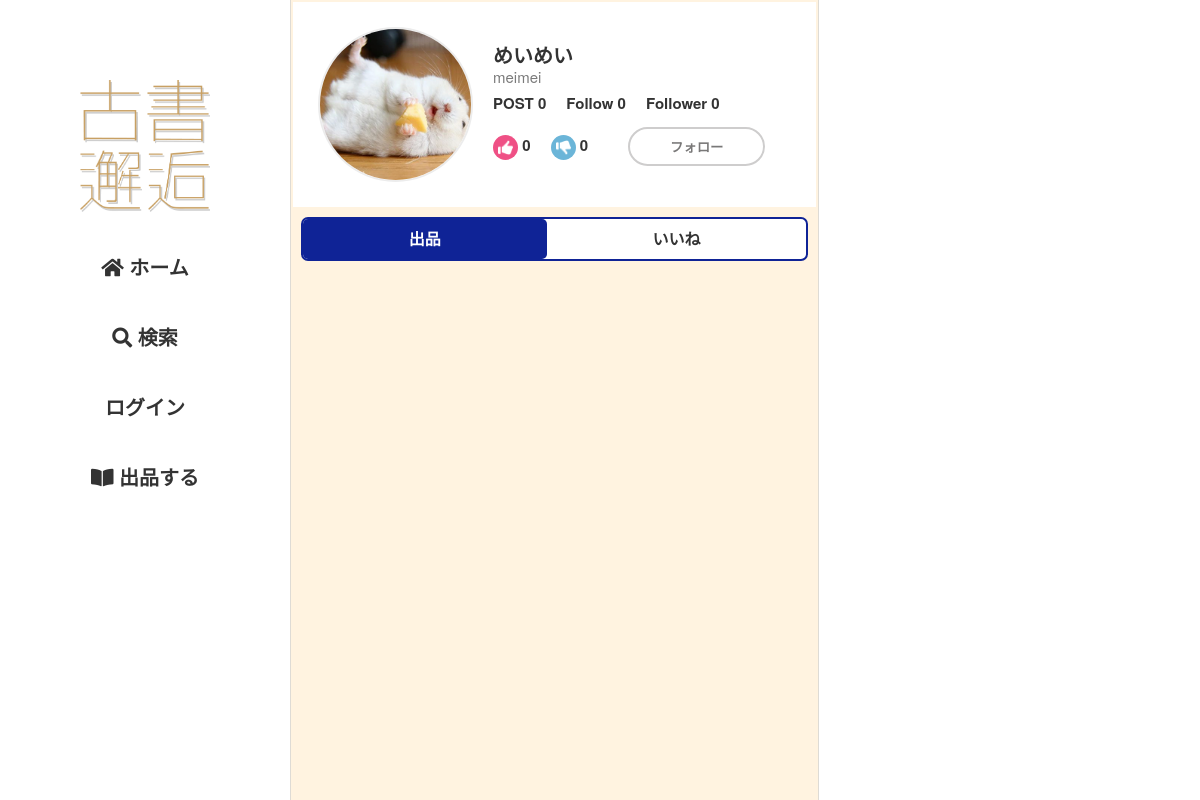
The app's page /user/userdata/meimei, older data.
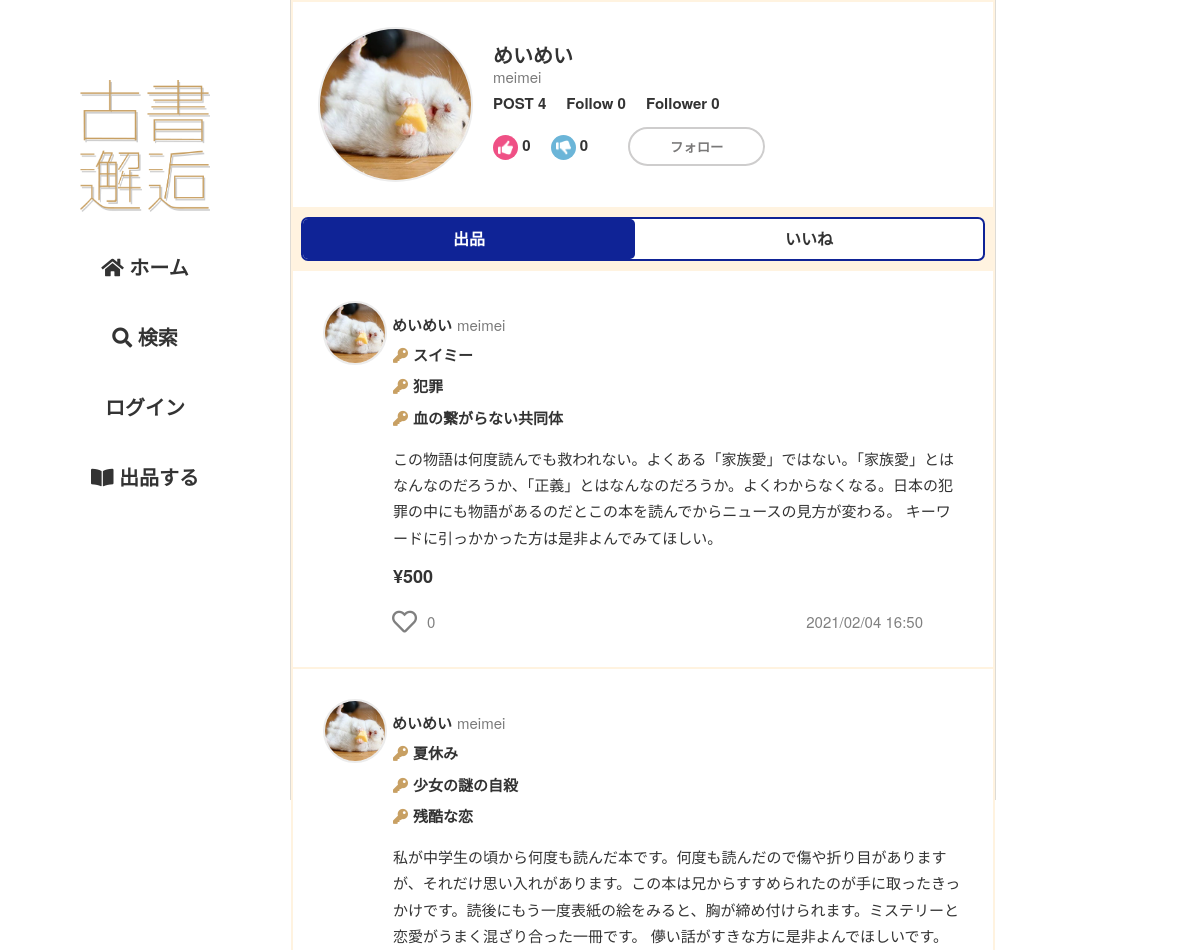
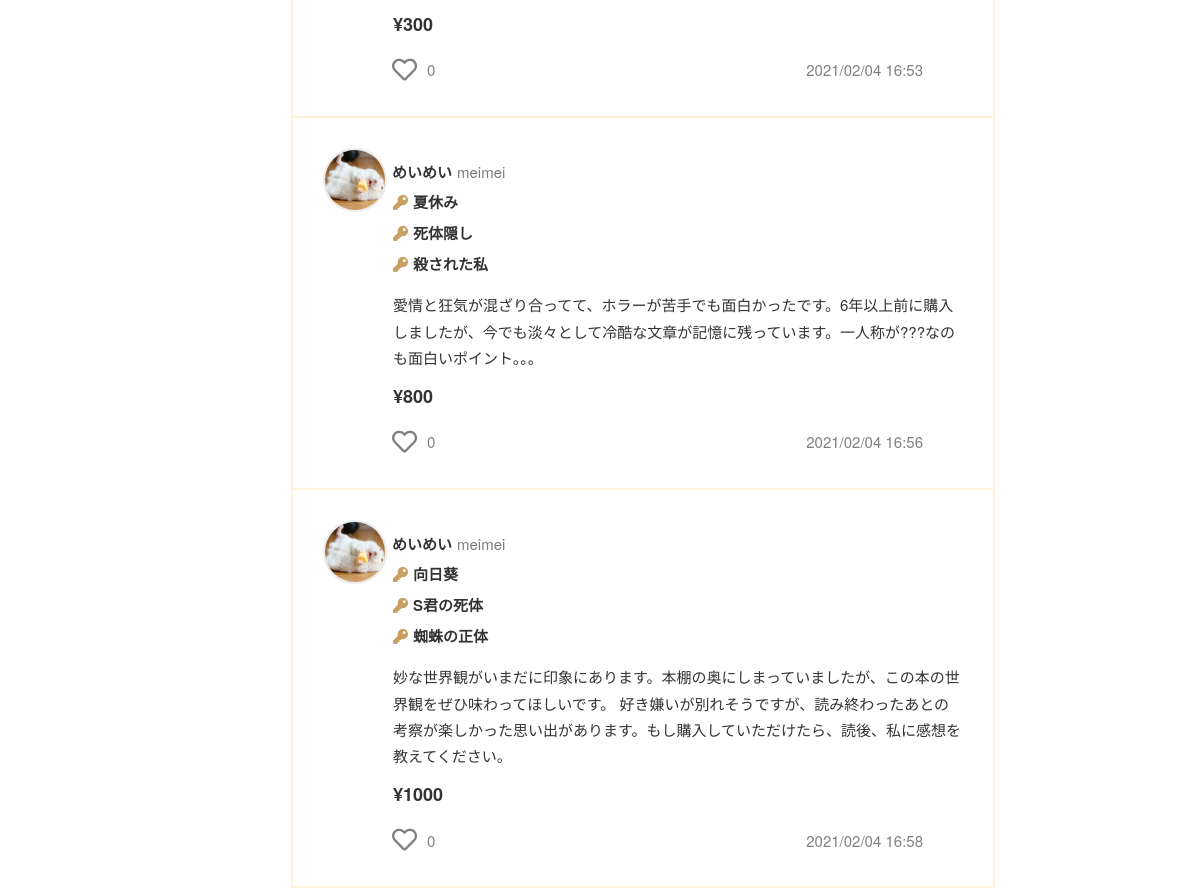
The same page, newer data (2 pictures, top to bottom).
### flmapp/models/trade.py (models this page shows, shortened)
class Sell(db.Model):
    __tablename__ = 'Sell'
    __table_args__ = (CheckConstraint('update_at >= create_at'),)
    Sell_id = db.Column(db.Integer, primary_key=True)
    User_id = db.Column(db.Integer, db.ForeignKey('User.User_id'), nullable=False)
    sell_title = db.Column(db.String(255), nullable=False)
    key1 = db.Column(db.String(255), nullable=False)
    key2 = db.Column(db.String(255), nullable=False)
    key3 = db.Column(db.String(255), nullable=False)
    sell_comment = db.Column(db.Text, nullable=False)
    price = db.Column(db.Integer, nullable=False)
    item_picture_path = db.Column(db.Text, default='default.png', nullable=False)
    genre = db.Column(EnumType(enum_class=Genre), nullable=False)
    item_state = db.Column(EnumType(enum_class=Item_state), nullable=False)
    postage = db.Column(EnumType(enum_class=Postage), nullable=False)
    send_way = db.Column(EnumType(enum_class=Send_way), nullable=False)
    consignor = db.Column(db.String(64), nullable=False)
    schedule = db.Column(EnumType(enum_class=Schedule), nullable=False)
    remarks = db.Column(db.Text)
    deal_status = db.Column(EnumType(enum_class=Deal_status),default=Deal_status(1), nullable=False)
    sell_flg = db.Column(db.Boolean,default=True, nullable=False)
    is_active = db.Column(db.Boolean,default=True, nullable=False)
    has_sent = db.Column(db.Boolean,default=False, nullable=False)
    has_got = db.Column(db.Boolean,default=False, nullable=False)
    create_at = db.Column(db.DateTime,default=datetime.now, nullable=False)
    update_at = db.Column(db.DateTime,default=datetime.now, nullable=False)
    user = db.relationship('User', backref='sell', lazy='joined', uselist=False)
    @classmethod
    def select_sell_by_user_id(cls, User_id):
        return cls.query.filter(cls.User_id==User_id).all()

### flmapp/models/user.py (models this page shows, shortened)
class User(UserMixin, db.Model):
    __tablename__ = 'User'
    __table_args__ = (CheckConstraint('update_at >= create_at'),)
    User_id = db.Column(db.Integer, primary_key=True)
    user_code = db.Column(db.String(64), unique=True, index=True, nullable=False)
    username = db.Column(db.String(64), index=True, nullable=False)
    email = db.Column(db.String(64), unique=True, index=True, nullable=False)
    password_hash = db.Column(db.String(128), nullable=False)
    picture_path = db.Column(db.Text, default='default.jpeg', nullable=False)
    prof_comment = db.Column(db.Text)
    default_ShippingAddress_id = db.Column(db.Integer, db.ForeignKey('ShippingAddress.ShippingAddress_id'))
    default_pay_way = db.Column(db.Integer, default=1, nullable=False)
    default_Credit_id = db.Column(db.Integer, db.ForeignKey('Credit.Credit_id'))
    is_active = db.Column(db.Boolean, default=True, nullable=True)
    create_at = db.Column(db.DateTime, default=datetime.now, nullable=False)
    update_at = db.Column(db.DateTime, default=datetime.now, nullable=False)
    @property
    def password(self):
        raise AttributeError('パスワードは読み取り可能な属性ではありません。')
    @classmethod
    def select_user_by_user_code(cls, user_code):
        return cls.query.filter_by(user_code=user_code).first()

### flmapp/views/user.py (the view)
@bp.route('/userdata/<string:user_code>', methods=['GET', 'POST'])
def userdata(user_code):
    user = User.select_user_by_user_code(user_code)
    if user is None:
        return redirect(url_for('route.home'))
    followed = UserConnect.followed_exists(user.User_id)
    follows = UserConnect.select_follows_by_user_id(user.User_id)
    good_ratings_count,bad_ratings_count = Rating.select_rate_by_user_id(user.User_id)
    items = Sell.select_sell_by_user_id(user.User_id)
    liked_list = []
    for item in items:
        liked = Likes.liked_exists(item.Sell_id)
        if liked:
            liked_list.append(item.Sell_id)
    return render_template(
        'user/userdata.html', user=user, followed=followed, follows_count=len(follows),
        good_ratings_count=good_ratings_count, bad_ratings_count=bad_ratings_count,
        items=items, liked_list=liked_list, post_c=len(items)
    )

### flmapp/models/enum_conf.py (called while the page is built)
    def __repr__(self):
        return self.impl.__repr__()

    def process_bind_param(self, value, dialect):
        if value is not None:
            if not isinstance(value, self.enum_class):
                raise TypeError("Value should %s type" % self.enum_class)
            return value.value

    def process_result_value(self, value, dialect):
        if value is not None:
            if not isinstance(value, int):
                raise TypeError("value should have int type")
            return self.enum_class(value)

### flmapp/models/reaction.py (called while the page is built)
    @classmethod
    def liked_exists(cls, Sell_id):
        record = cls.query.filter(
                    and_(
                        cls.Sell_id == Sell_id,
                        cls.User_id == current_user.get_id()
                    )
                ).first()
        if record:
            return True
        else:
            return False

    @classmethod
    def select_likes_by_sell_id(cls, Sell_id):
        return cls.query.filter_by(Sell_id=Sell_id).all()

    @classmethod
    def select_followers_by_user_id(cls, User_id):
        return cls.query.filter_by(to_user_id=User_id).all()

### flmapp/templates/user/userdata.html (shortened to what this page needs)
{% extends "base02.html" %}
{%block head %}
<link rel="stylesheet" href="{{ url_for('static', filename='css/user/userdata.css')}}">
<link rel="stylesheet" href="{{ url_for('static', filename='css/follow.css')}}">
{% endblock%}
{% block content %}
<div class="u-header">
    <div>
        <img class="u-icon" src="{{url_for('static', filename='user_image/' + user.picture_path)}}">
    </div>
    <div class="h-box">
        <p class="u-name">{{ user.username }}</p>
        <p class="u-code">{{ user.user_code }}</p>
        <div class="h-area-01">
            <p>POST {{ post_c }}</p>
            <p>Follow {{ follows_count }}</p>
            <p>
                Follower
                <span id="{{ user.User_id }}-count" class="count">
                    {{ followers_count(user.User_id) }}
                </span>
            </p>
        </div>
        <div class="h-area-02">
            <p>
                {{ good_ratings_count }}
            </p>
            <p>
                {{ bad_ratings_count }}
            </p>
            {% if user.User_id != current_user.User_id %}
                {% include "follow.html" %}
            {% endif %}
        </div>
    </div>
</div>
<div class="user-i-tab">
    <a id="sell-tab" href="{{url_for('user.userdata', user_code=user.user_code)}}">出品</a>
    <a id="likes-tab" href="{{url_for('user.userdata_likes', user_code=user.user_code)}}">いいね</a>
</div>
{% for item in items %}
    <article class="item-wrap">
        <a href="{{url_for('item.itemdata', item_id=item.Sell_id)}}">
            <object><a class="u-box" href="{{url_for('user.userdata', user_code=item.user.user_code)}}">
                <img class="u-icon" src="{{url_for('static', filename='user_image/' + item.user.picture_path)}}">
                <p class="u-name">{{ item.user.username }}</p>
                <p class="u-code">{{ item.user.user_code }}</p>
            </a></object>
            <div class="i-content-area">
                <div class="k-s-box">
                    <div class="i-key">
                        <p><i class="fas fa-key"></i>{{ item.key1 }}</p>
                        <p><i class="fas fa-key"></i>{{ item.key2 }}</p>
                        <p><i class="fas fa-key"></i>{{ item.key3 }}</p>
                    </div>
                </div>
                <div class="i-comm"><p>{{ item.sell_comment }}</p></div>
            </div>
            <p><span class="i-price">¥{{ item.price }}</span></p>
            <div class="i-fotter">
                {% include "like.html" %}
                <p>{{ item.create_at.strftime('%Y/%m/%d %H:%M') }}</p>
            </div>
        </a>
    </article>
{% endfor %}
{% endblock %}

### flmapp/templates/like.html (shortened to what this page needs)
<div class="like-wrap">
    <form method="POST" action="{{url_for('ajax.like_ajax')}}">
        {% if item.Sell_id in liked_list %}
            <button id="like" name="{{ item.Sell_id }}"><i class="fas fa-lg fa-heart like-btn"></i></button>
        {% else %}
            <button id="like" name="{{ item.Sell_id }}"><i class="far fa-lg fa-heart unlike-btn"></i></button>
        {% endif %}
    </form>
    <p name="{{ item.Sell_id }}-count" class="count">{{ likes_count(item.Sell_id) }}</p>
</div>

Row changes from the older to the newer data that the page shows:
added Sell: picture_path (picture), user.username "めいめい", user.user_code "meimei", key1 "スイミー", key2 "犯罪", key3 "血の繋がらない共同体", sell_comment "この物語は何度読んでも救われない。よくある「家族愛」ではない。「家族愛」とはなんなのだろうか、「正義」とはなんなのだろうか。よくわからなくなる。日本の犯罪の中にも物語があるのだとこの本を読んでからニュースの見方が変わる。 キーワードに引っかかった方は是非よんでみてほしい。", price "500", likes_count "0", create_at "2021/02/04 16:50"
added Sell: picture_path (picture), user.username "めいめい", user.user_code "meimei", key1 "夏休み", key2 "少女の謎の自殺", key3 "残酷な恋", sell_comment "私が中学生の頃から何度も読んだ本です。何度も読んだので傷や折り目がありますが、それだけ思い入れがあります。この本は兄からすすめられたのが手に取ったきっかけです。読後にもう一度表紙の絵をみると、胸が締め付けられます。ミステリーと恋愛がうまく混ざり合った一冊です。 儚い話がすきな方に是非よんでほしいです。", price "300", likes_count "0", create_at "2021/02/04 16:53"
added Sell: picture_path (picture), user.username "めいめい", user.user_code "meimei", key1 "夏休み", key2 "死体隠し", key3 "殺された私", sell_comment "愛情と狂気が混ざり合ってて、ホラーが苦手でも面白かったです。6年以上前に購入しましたが、今でも淡々として冷酷な文章が記憶に残っています。一人称が???なのも面白いポイント。。。", price "800", likes_count "0", create_at "2021/02/04 16:56"
added Sell: picture_path (picture), user.username "めいめい", user.user_code "meimei", key1 "向日葵", key2 "S君の死体", key3 "蜘蛛の正体", sell_comment "妙な世界観がいまだに印象にあります。本棚の奥にしまっていましたが、この本の世界観をぜひ味わってほしいです。 好き嫌いが別れそうですが、読み終わったあとの考察が楽しかった思い出があります。もし購入していただけたら、読後、私に感想を教えてください。", price "1000", likes_count "0", create_at "2021/02/04 16:58"
Text that changed along with them:
{{ post_c }}: "0" → "4"
